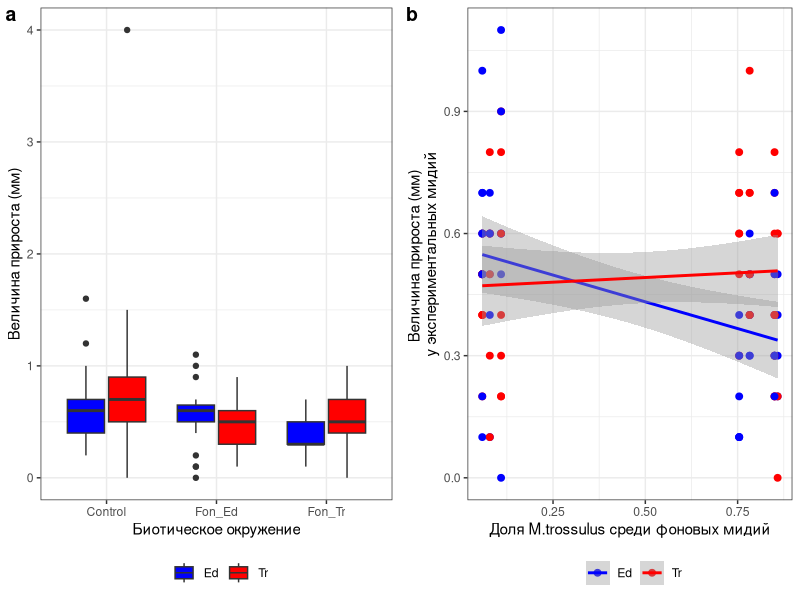

R code for this plot:
## ---- chunk 1
library(knitr)
opts_chunk$set(echo = FALSE, warning = FALSE, message = FALSE)
## ---- chunk 2
library(ggplot2)
library(readxl)
library(dplyr)
library(cowplot)
library(broom)


theme_set(theme_bw())

myt_aq <- read_excel("Data/Mytred_2020_growth.xlsx", sheet = "Growth for STAT", na = "NA")



myt_aq$Origin <- ifelse(myt_aq$Species == "Edulis", "Ed", "Tr")

myt_aq_full <- myt_aq %>% filter(!is.na(Init.Size)) %>% filter(Status == "Alive")



myt_fon <- read_excel("Data/Mytred_2020_growth.xlsx", sheet = "Background mussels", na = "NA")

myt_fon <- myt_fon %>% mutate(Prop_T = T_alive/(T_alive + E_alive))


myt <- merge(myt_aq_full, myt_fon, by = "Cage")

myt <- myt %>% filter(!is.na(Last_ring))




# Прирост от последнего кольца первичные данные
Pl_boxplot <- ggplot(myt_aq_full, aes(x = Fon, y = Last_ring, fill = Origin)) + 
  geom_boxplot() +
  scale_fill_manual(values = c("blue", "red")) + 
  labs(x = "Биотическое окружение", y = "Величина прироста (мм)", fill = "") + 
  theme(legend.position = "bottom")



Mod_growth <- lm(Last_ring ~ Prop_T*Origin + Init.Size, data = myt)

# 
# myt_aq_full %>% filter(Fon == "Control") %>% group_by(Origin) %>% summarise(Mean_last_ring = mean(Last_ring, na.rm = T))

Pl_model <- ggplot(myt, aes(x = Prop_T, y = Last_ring, color = Origin)) + 
  geom_point(size = 2) +
  scale_color_manual(values = c("blue", "red")) + 
  geom_smooth(method = "lm") + 
  labs(x = "Доля M.trossulus среди фоновых мидий", y = "Величина прироста (мм) \nу экспериментальных мидий", color = "") + 
  theme(legend.position = "bottom")



## ---- chunk 3
plot_grid(Pl_boxplot, Pl_model, labels = c("a", "b"))

## ---- chunk 4
# kable(tidy(Mod_growth))
